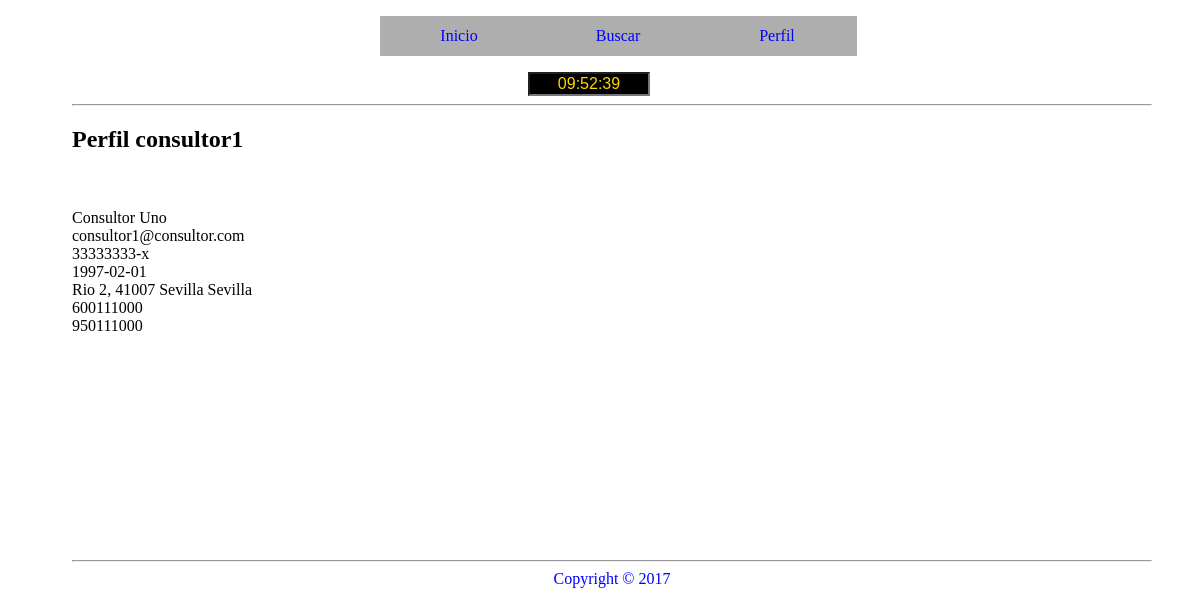
/controller/c_perfil.php (signed in), run on the app's committed database.
### tables this page shows
CREATE TABLE `usuarios` (
  `idUsuario` int(11) NOT NULL,
  `username` varchar(20) NOT NULL,
  `password` varchar(255) NOT NULL,
  `email` varchar(255) NOT NULL,
  `name` varchar(100) NOT NULL,
  `surname` varchar(100) NOT NULL,
  `dni` varchar(10) NOT NULL,
  `birthday` date NOT NULL,
  `address` varchar(100) NOT NULL,
  `postal` varchar(5) NOT NULL,
  `town` varchar(100) NOT NULL,
  `province` varchar(100) NOT NULL,
  `mobile` varchar(9) NOT NULL,
  `telephone` varchar(9) DEFAULT NULL,
  `tipoUsuario` varchar(15) NOT NULL DEFAULT 'usuario',
  `estado` varchar(15) NOT NULL DEFAULT 'activado',
  `registro` datetime DEFAULT CURRENT_TIMESTAMP,
  `photo` varchar(100) DEFAULT NULL
);

### model/Usuarios.php (called while the page is built, shortened)
<?php
	require_once('Conectar.php');
	class Usuarios {
		private $idUsuario;
		private $email;
		private $name;
		private $surname;
		private $dni;
		private $birthday;
		private $address;
		private $postal;
		private $town;
		private $province;
		private $mobile;
		private $telephone;
		private $conectado;
		public function __construct($idUsuario=null){
			$this->conectarse= new Conectar();
			$this->conectado=$this->conectarse->conexion();
			if($idUsuario != "" || $idUsuario != 0){
        		$this->idUsuario=$idUsuario;
        		$this->recuperar();
      		}
		}
	    public function recuperar(){
	      $datosArray="SELECT * FROM usuarios WHERE idUsuario = $this->idUsuario";
	      $datos=$this->conectado->query($datosArray);
	      if($datosRecuperados=$datos->fetch_assoc()){
	        $this->idUsuario=$datosRecuperados['idUsuario'];
	        $this->email=$datosRecuperados['email'];
	        $this->name=$datosRecuperados['name'];
	        $this->surname=$datosRecuperados['surname'];
	        $this->dni=$datosRecuperados['dni'];
	        $this->birthday=$datosRecuperados['birthday'];
	        $this->address=$datosRecuperados['address'];
	        $this->postal=$datosRecuperados['postal'];
	        $this->town=$datosRecuperados['town'];
	        $this->province=$datosRecuperados['province'];
	        $this->mobile=$datosRecuperados['mobile'];
	        $this->telephone=$datosRecuperados['telephone'];
	      }
	    }
	    public function getEmail(){
	      return $this->email;
	    }
	    public function getName(){
	      return $this->name;
	    }
	    public function getSurname(){
	      return $this->surname;
	    }
	    public function getDNI(){
	      return $this->dni;
	    }
	    public function getBirthday(){
	      return $this->birthday;
	    }
	    public function getAddress(){
	      return $this->address;
	    }
	    public function getPostal(){
	      return $this->postal;
	    }
	    public function getTown(){
	      return $this->town;
	    }
	    public function getProvince(){
	      return $this->province;
	    }
	    public function getMobile(){
	      return $this->mobile;
	    }
	    public function getTelephone(){
	      return $this->telephone;
	    }
	}
 ?>

### model/Conectar.php (called while the page is built, shortened)
<?php
	class Conectar {
		 private $serverlocal;
		 public $login;
  		 public $contrasena;
  		 private $database;
         private $charset;
    	 private $conexion;
		public function __construct() {
			$this->serverlocal=SERVERLOCAL;
			$this->login=LOGIN;
			$this->contrasena=CONTRASENA;
			$this->database=DATABASE;
			$this->charset=CHARSET;
			$this->conexion="";
		}
		public function conexion(){
			try {
				$this->conexion = new mysqli($this->serverlocal, $this->login, $this->contrasena, $this->database);
				$this->conexion->query("SET NAMES '" . $this->charset . "'");
			} catch (Exception $e) {
				die("Error " . $e->getMessage());
				echo "Línea del error " . $e->getLine();
			}
			return $this->conexion;
		}
	}
 ?>

### model/m_perfil.php (called while the page is built, shortened)
<?php
	require_once('Usuarios.php');
	class Perfil {
		public function __construct($usuario,$contrasena){
			if (empty($_SESSION['idUsuario'])) {
				$this->objetoUsuario=new Usuarios();
			} else {
				$this->objetoUsuario=new Usuarios($_SESSION['idUsuario']);
			}
		}
	}
 ?>

### view/v_mostrarDatos.php (the view)
<?php
	echo $objetoPerfil->objetoUsuario->getRegistro() . "<br>";
	echo "<br>";
	echo $objetoPerfil->objetoUsuario->getName() . " " . $objetoPerfil->objetoUsuario->getSurname() . "<br>";
	echo $objetoPerfil->objetoUsuario->getEmail() . "<br>";
	echo $objetoPerfil->objetoUsuario->getDNI() . "<br>";
	echo $objetoPerfil->objetoUsuario->getBirthday() . "<br>";
	echo $objetoPerfil->objetoUsuario->getAddress() . ", " . $objetoPerfil->objetoUsuario->getPostal() . " " . $objetoPerfil->objetoUsuario->getTown() . " " . $objetoPerfil->objetoUsuario->getProvince() . "<br>";
	echo $objetoPerfil->objetoUsuario->getMobile() . "<br>";
	echo $objetoPerfil->objetoUsuario->getTelephone() . "<br>";
 ?>

### view/css/perfil.css (style rules this page uses)
body { width: 90%; height: 100%; margin-left: 4%; }

### data on the page
usuarios: name "Consultor", surname "Uno", email "consultor1@consultor.com", dni "33333333-x", birthday "1997-02-01", address "Rio 2", postal "41007", town "Sevilla", province "Sevilla", mobile "600111000", telephone "950111000"

### other printed values
$_SESSION['username'] "consultor1"
